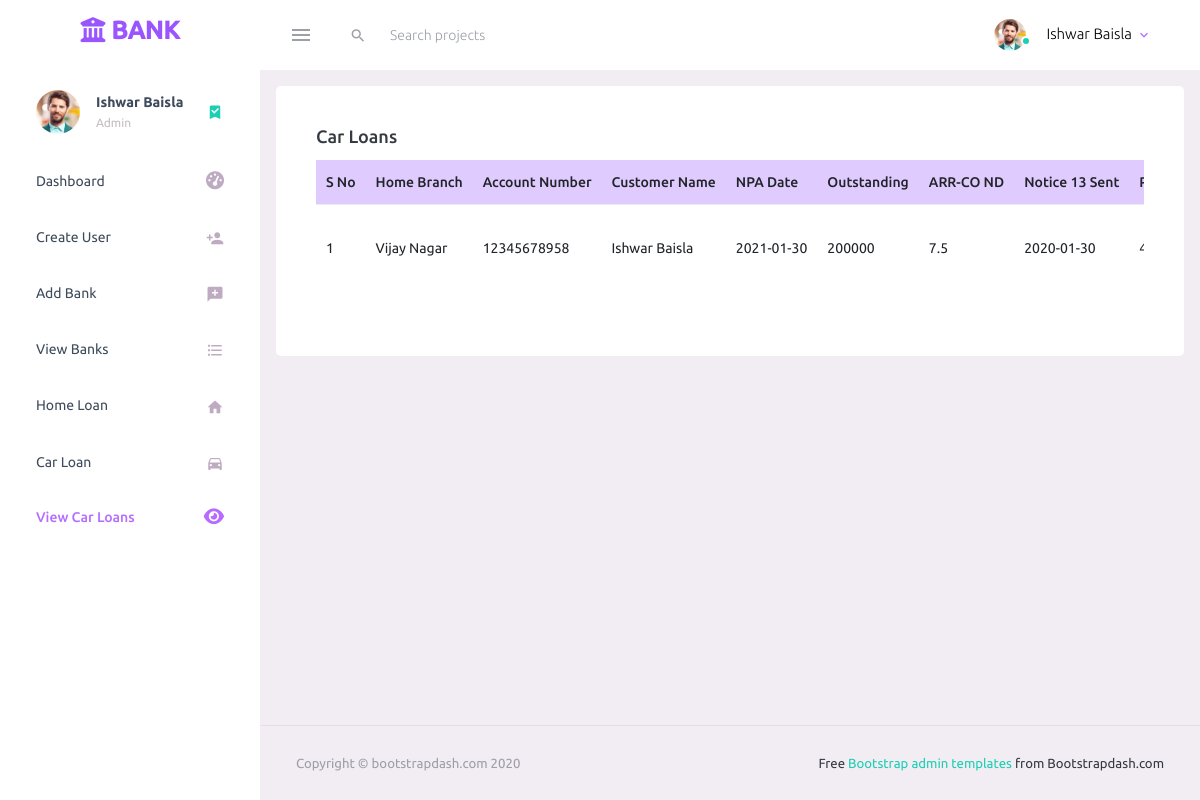
The page /view-car-loans.php (signed in) on the database its author committed.
### tables this page shows
CREATE TABLE `car_loan` (
  `car_loan_cid` int(11) NOT NULL,
  `home_branch` varchar(200) NOT NULL,
  `account_number` varchar(200) NOT NULL,
  `customer_name` varchar(200) NOT NULL,
  `npa_date` date NOT NULL,
  `outstanding` varchar(200) NOT NULL,
  `arr_co_nd` varchar(200) NOT NULL,
  `notice13_sent_on` date NOT NULL,
  `principal_outstanding` varchar(200) NOT NULL,
  `bounce_charges` varchar(200) NOT NULL,
  `overdue_charges` varchar(200) NOT NULL,
  `other_charges` varchar(200) NOT NULL,
  `loan_emi_amount` varchar(200) NOT NULL,
  `no_of_emi_outstanding` int(11) NOT NULL,
  `reg_no` varchar(200) NOT NULL,
  `residence_address` varchar(200) NOT NULL,
  `residence_contact_no` varchar(200) NOT NULL,
  `office_address` varchar(200) NOT NULL,
  `office_contact_no` varchar(200) NOT NULL,
  `make` varchar(200) NOT NULL,
  `engine_no` varchar(200) NOT NULL,
  `chassis_no` varchar(200) NOT NULL,
  `tenure` varchar(200) NOT NULL,
  `co_applicant_name` varchar(200) NOT NULL,
  `co_applicant_mobile` varchar(200) NOT NULL,
  `co_applicant_address` varchar(200) NOT NULL,
  `employer_name` varchar(200) NOT NULL,
  `employer_mobile` varchar(200) NOT NULL,
  `employer_address` varchar(200) NOT NULL,
  `amount_recovered` varchar(200) NOT NULL,
  `bill_raised` varchar(200) NOT NULL,
  `payment_received` varchar(200) NOT NULL
);

### view-car-loans.php (the view, shortened to what this page needs)
<?php
    require_once('connection.php');
    $db_error = '';
    $sql = "SELECT * FROM car_loan";
    $result = $conn->query($sql);
?>
<!DOCTYPE html>
<html lang="en">
  <head>
    <link rel="stylesheet" href="assets/vendors/mdi/css/materialdesignicons.min.css">
    <link rel="stylesheet" href="assets/vendors/css/vendor.bundle.base.css">
    <link rel="stylesheet" href="assets/css/style.css">
  </head>
  <body>
    <div class="container-scroller">
      <?php require 'includes/dashboard-header.php'; ?>
      <div class="container-fluid page-body-wrapper">
        <?php require 'includes/side-navigation.php'; ?>
        <div class="main-panel">
          <div class="content-wrapper">
            <div class="row">
              <div class="col-lg grid-margin stretch-card">
                <div class="card">
                  <div class="card-body">
                    <h4 class="card-title">Car Loans</h4>
                    <div class="table-container">
                    <?php if($db_error == ''){ ?>
                        <?php if($result->num_rows > 0){ ?>
                            <table class="table table-hover">
                              <thead>
                                <tr>
                                  <th>S No</th>
                                  <th>Home Branch</th>
                                  <th>Account Number</th>
                                  <th>Customer Name</th>
                                  <th>NPA Date</th>
                                  <th>Outstanding</th>
                                  <th>ARR-CO ND</th>
                                  <th>Notice 13 Sent</th>
                                  <th>Principal Outstanding</th>
                                </tr>
                              </thead>
                            <tbody>
                            <?php
                                $serial_no = 1;
                                while($car_loan = $result->fetch_assoc()){
                                    ?>
                                    <tr>
                                      <td><?php echo $serial_no; ?></td>
                                      <td><?php echo $car_loan['home_branch']; ?></td>
                                      <td><?php echo $car_loan['account_number']; ?></td>
                                      <td><?php echo $car_loan['customer_name']; ?></td>
                                      <td><?php echo $car_loan['npa_date']; ?></td>
                                      <td><?php echo $car_loan['outstanding']; ?></td>
                                      <td><?php echo $car_loan['arr_co_nd']; ?></td>
                                      <td><?php echo $car_loan['notice13_sent_on']; ?></td>
                                      <td><?php echo $car_loan['principal_outstanding']; ?></td>
                                    </tr>
                                    <?php
                                    $serial_no += 1;
                                }
                            ?>
                            </tbody>
                            </table>
                        <?php } ?>
                    <?php } ?>
                    </div>
                  </div>
                </div>
              </div>
            </div>
          </div>
          <footer class="footer">
            <div class="container-fluid clearfix">
              <span class="text-muted d-block text-center text-sm-left d-sm-inline-block">Copyright © bootstrapdash.com 2020</span>
              <span class="float-none float-sm-right d-block mt-1 mt-sm-0 text-center"> Free <a href="https://www.bootstrapdash.com/bootstrap-admin-template/" target="_blank">Bootstrap admin templates </a> from Bootstrapdash.com</span>
            </div>
          </footer>
        </div>
      </div>
    </div>
  </body>
</html>

### rows shown on the page
car_loan: home_branch "Vijay Nagar", account_number "12345678958", customer_name "Ishwar Baisla", npa_date "2021-01-30", outstanding "200000", arr_co_nd "7.5", notice13_sent_on "2020-01-30"

### other values the page prints
$_SESSION['user_full_name'] "Ishwar Baisla"
